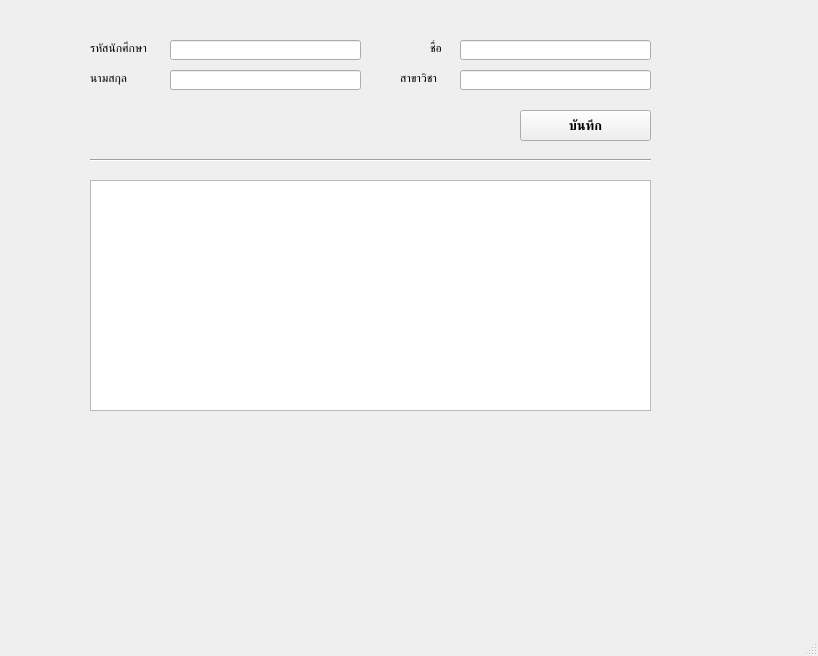
<?xml version="1.0" encoding="UTF-8"?>
<ui version="4.0">
 <class>MainWindow</class>
 <widget class="QMainWindow" name="MainWindow">
  <property name="geometry">
   <rect>
    <x>0</x>
    <y>0</y>
    <width>818</width>
    <height>656</height>
   </rect>
  </property>
  <property name="font">
   <font>
    <family>Prompt</family>
   </font>
  </property>
  <property name="windowTitle">
   <string>MainWindow</string>
  </property>
  <widget class="QWidget" name="centralwidget">
   <widget class="QLabel" name="label">
    <property name="geometry">
     <rect>
      <x>90</x>
      <y>40</y>
      <width>81</width>
      <height>16</height>
     </rect>
    </property>
    <property name="font">
     <font>
      <family>Prompt</family>
     </font>
    </property>
    <property name="text">
     <string>รหัสนักศึกษา</string>
    </property>
   </widget>
   <widget class="QLabel" name="label_2">
    <property name="geometry">
     <rect>
      <x>430</x>
      <y>40</y>
      <width>81</width>
      <height>16</height>
     </rect>
    </property>
    <property name="font">
     <font>
      <family>Prompt</family>
     </font>
    </property>
    <property name="text">
     <string>ชื่อ</string>
    </property>
   </widget>
   <widget class="QLabel" name="label_3">
    <property name="geometry">
     <rect>
      <x>90</x>
      <y>70</y>
      <width>81</width>
      <height>16</height>
     </rect>
    </property>
    <property name="font">
     <font>
      <family>Prompt</family>
     </font>
    </property>
    <property name="text">
     <string>นามสกุล</string>
    </property>
   </widget>
   <widget class="QLabel" name="label_4">
    <property name="geometry">
     <rect>
      <x>400</x>
      <y>70</y>
      <width>81</width>
      <height>16</height>
     </rect>
    </property>
    <property name="font">
     <font>
      <family>Prompt</family>
     </font>
    </property>
    <property name="text">
     <string>สาขาวิชา</string>
    </property>
   </widget>
   <widget class="QPushButton" name="pushButton">
    <property name="geometry">
     <rect>
      <x>520</x>
      <y>110</y>
      <width>131</width>
      <height>31</height>
     </rect>
    </property>
    <property name="font">
     <font>
      <family>Prompt</family>
      <pointsize>10</pointsize>
      <weight>75</weight>
      <bold>true</bold>
     </font>
    </property>
    <property name="text">
     <string>บันทึก</string>
    </property>
   </widget>
   <widget class="QLineEdit" name="lineEdit">
    <property name="geometry">
     <rect>
      <x>170</x>
      <y>40</y>
      <width>191</width>
      <height>20</height>
     </rect>
    </property>
   </widget>
   <widget class="QLineEdit" name="lineEdit_2">
    <property name="geometry">
     <rect>
      <x>460</x>
      <y>40</y>
      <width>191</width>
      <height>20</height>
     </rect>
    </property>
   </widget>
   <widget class="QLineEdit" name="lineEdit_3">
    <property name="geometry">
     <rect>
      <x>170</x>
      <y>70</y>
      <width>191</width>
      <height>20</height>
     </rect>
    </property>
   </widget>
   <widget class="QLineEdit" name="lineEdit_4">
    <property name="geometry">
     <rect>
      <x>460</x>
      <y>70</y>
      <width>191</width>
      <height>20</height>
     </rect>
    </property>
   </widget>
   <widget class="QTableWidget" name="tableWidget">
    <property name="geometry">
     <rect>
      <x>90</x>
      <y>180</y>
      <width>561</width>
      <height>231</height>
     </rect>
    </property>
   </widget>
   <widget class="Line" name="line">
    <property name="geometry">
     <rect>
      <x>90</x>
      <y>150</y>
      <width>561</width>
      <height>20</height>
     </rect>
    </property>
    <property name="orientation">
     <enum>Qt::Horizontal</enum>
    </property>
   </widget>
  </widget>
  <widget class="QMenuBar" name="menubar">
   <property name="geometry">
    <rect>
     <x>0</x>
     <y>0</y>
     <width>818</width>
     <height>24</height>
    </rect>
   </property>
  </widget>
  <widget class="QStatusBar" name="statusbar"/>
 </widget>
 <resources/>
 <connections/>
</ui>
